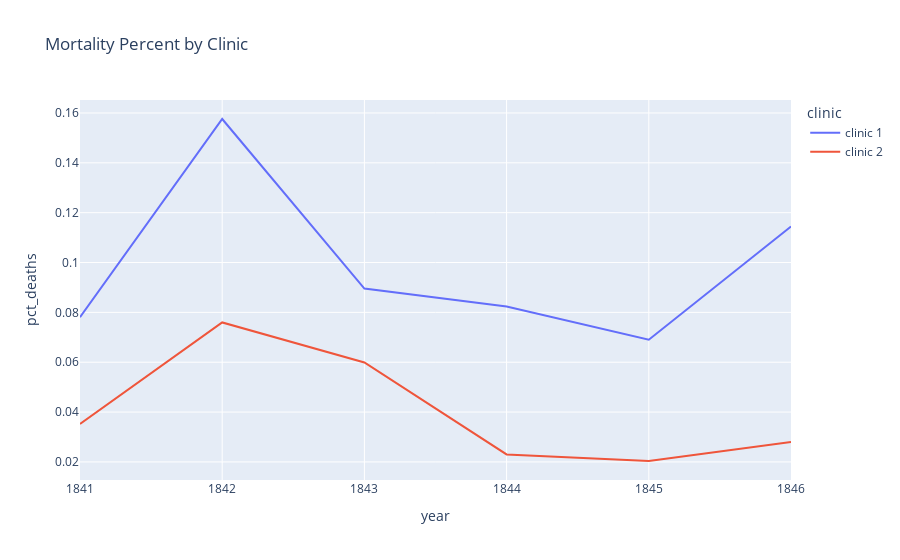

Write notebook code for a chart like this one.
### Markdown cell above
### Plotting the Proportion of Yearly Deaths by Clinic

### Code cell
line3 = px.line(
    df_yearly,
    x='year',
    y='pct_deaths',
    color='clinic',
    title='Mortality Percent by Clinic'
)

line3.show()

### Figure 1 — Plotly figure (JSON) as saved in the notebook; plotly's stock layout.template omitted (floating-point values rounded to 4 significant figures)
{"data": [{"hovertemplate": "clinic=clinic 1<br>year=%{x}<br>pct_deaths=%{y}<extra></extra>", "legendgroup": "clinic 1", "line": {"color": "#636efa", "dash": "solid"}, "marker": {"symbol": "circle"}, "mode": "lines", "name": "clinic 1", "orientation": "v", "showlegend": true, "type": "scatter", "x": [1841, 1842, 1843, 1844, 1845, 1846], "xaxis": "x", "y": [0.07806, 0.1576, 0.08954, 0.08236, 0.06901, 0.1145], "yaxis": "y"}, {"hovertemplate": "clinic=clinic 2<br>year=%{x}<br>pct_deaths=%{y}<extra></extra>", "legendgroup": "clinic 2", "line": {"color": "#EF553B", "dash": "solid"}, "marker": {"symbol": "circle"}, "mode": "lines", "name": "clinic 2", "orientation": "v", "showlegend": true, "type": "scatter", "x": [1841, 1842, 1843, 1844, 1845, 1846], "xaxis": "x", "y": [0.03522, 0.07597, 0.05988, 0.023, 0.02036, 0.02797], "yaxis": "y"}], "layout": {"legend": {"title": {"text": "clinic"}, "tracegroupgap": 0}, "title": {"text": "Mortality Percent by Clinic"}, "xaxis": {"anchor": "y", "domain": [0, 1], "title": {"text": "year"}}, "yaxis": {"anchor": "x", "domain": [0, 1], "title": {"text": "pct_deaths"}}}}
